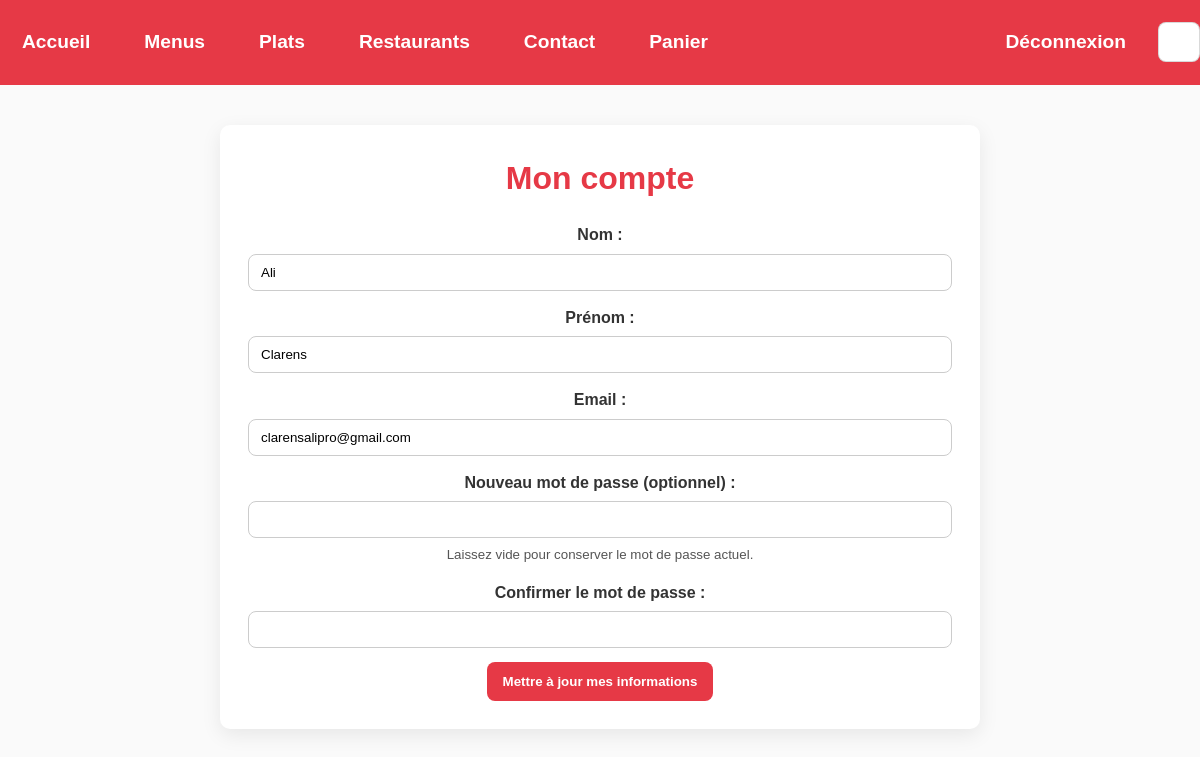
Screenshot of /index.php?controller=user&action=profile (signed in) with the database file from the repository.
### tables this page shows
CREATE TABLE `personne` (
  `Id` int(11) NOT NULL,
  `Nom` varchar(50) DEFAULT NULL,
  `Prenom` varchar(50) DEFAULT NULL,
  `DateDeNaissance` date DEFAULT NULL,
  `Adresse` varchar(50) DEFAULT NULL,
  `Ville` varchar(50) DEFAULT NULL,
  `CodePostal` int(11) DEFAULT NULL,
  `NuméroTéléphone` varchar(20) DEFAULT NULL,
  `Adressemail` varchar(50) DEFAULT NULL,
  `Role` varchar(20) DEFAULT 'client',
  `motdepasse` varchar(255) NOT NULL
);

### controllers/UserController.php (called while the page is built, shortened)
<?php
require_once 'models/User.php';
class UserController {
    public function profile() {
        $user = User::getById((int)$_SESSION['user_id']);
        require_once 'views/user/profile.php';
    }
}

### models/User.php (called while the page is built, shortened)
<?php
class User {
    private $nom;
    private $prenom;
    private $email;
    public function __construct(
        $id,
        $nom,
        $prenom,
        $email,
        $password,
        $role = 'client',
        $is_hashed = false,
        $dateNaissance = null,
        $adresse = null,
        $ville = null,
        $codePostal = null,
        $telephone = null
    ) {
        $this->nom = $nom;
        $this->prenom = $prenom;
        $this->email = $email;
    }
    public function getNom()    { return $this->nom; }
    public function getPrenom() { return $this->prenom; }
    public function getEmail()  { return $this->email; }
    public static function getById($id) {
        $db = Database::connect();
        $stmt = $db->prepare("SELECT * FROM Personne WHERE Id = :id");
        $stmt->bindParam(':id', $id, PDO::PARAM_INT);
        $stmt->execute();
        $row = $stmt->fetch(PDO::FETCH_ASSOC);
        if ($row) {
            return new User(
                $row['Id'],
                $row['Nom'],
                $row['Prenom'],
                $row['Adressemail'],
                $row['motdepasse'],
                $row['Role'],
                true,
                $row['DateDeNaissance'] ?? null,
                $row['Adresse'] ?? null,
                $row['Ville'] ?? null,
                $row['CodePostal'] ?? null,
                $row['NuméroTéléphone'] ?? null
            );
        }
        return null;
    }
}

### views/user/profile.php (the view, shortened to what this page needs)
<!DOCTYPE html>
<html lang="fr">
<head>
    <link rel="stylesheet" href="/site_restaurant_mvc_v2_correct/css/accueil.css">
</head>
<body>
    <header>
        <nav>
            <a href="index.php">Accueil</a>
            <a href="index.php?controller=menu&action=index">Menus</a>
            <a href="index.php?controller=plat&action=index">Plats</a>
            <a href="index.php?controller=restaurant&action=index">Restaurants</a>
            <a href="index.php?controller=contact&action=index">Contact</a>
            <a href="index.php?controller=panier&action=index">Panier</a>
            <a class="logout-link" href="index.php?controller=user&action=logout">Déconnexion</a>
            <a class="account-link" href="index.php?controller=user&action=profile" title="Mon compte" aria-label="Mon compte">
            </a>
        </nav>
    </header>
    <section class="profile-wrapper">
        <h2>Mon compte</h2>
        <form class="profile-form" action="index.php?controller=user&action=profile" method="POST">
            <div class="row">
                <label for="nom">Nom :</label>
                <input type="text" id="nom" name="nom" required value="<?php echo htmlspecialchars($user->getNom()); ?>">
            </div>
            <div class="row">
                <label for="prenom">Prénom :</label>
                <input type="text" id="prenom" name="prenom" required value="<?php echo htmlspecialchars($user->getPrenom()); ?>">
            </div>
            <div class="row">
                <label for="email">Email :</label>
                <input type="email" id="email" name="email" required value="<?php echo htmlspecialchars($user->getEmail()); ?>">
            </div>
            <div class="row">
                <label for="new_password">Nouveau mot de passe (optionnel) :</label>
                <input type="password" id="new_password" name="new_password"
                       pattern="(?=.*[a-z])(?=.*[A-Z])(?=.*\d)(?=.*[^\w\s]).{8,}"
                       title="Au moins 8 caractères avec majuscule, minuscule, chiffre et caractère spécial.">
                <small>Laissez vide pour conserver le mot de passe actuel.</small>
            </div>
            <div class="row">
                <label for="confirm_password">Confirmer le mot de passe :</label>
                <input type="password" id="confirm_password" name="confirm_password">
            </div>
            <button class="btn-submit" type="submit">Mettre à jour mes informations</button>
        </form>
    </section>
</body>
</html>

### css/accueil.css (style rules this page uses)
*, *::before, *::after { margin: 0; padding: 0; box-sizing: border-box; }
body { font-family: "Arial", sans-serif; margin: 0; padding: 0; background-color: #fafafa; color: #333; line-height: 1.6; }
header { background-color: #e63946; color: white; padding: 15px 0; }
header nav { display: flex; justify-content: center; gap: 20px; }
header nav a { text-decoration: none; color: white; font-weight: bold; padding: 10px 20px; border-radius: 8px; transition: background-color 0.3s ease; font-size: 1.2em; border: 2px solid transparent; }
section { padding: 40px 20px; text-align: center; }
section h2 { font-size: 2rem; margin-bottom: 20px; color: #e63946; }

### views/user/profile.php (style rules this page uses)
html, body { margin: 0; padding: 0; }
header { margin: 0; }
header nav { display: flex; align-items: center; gap: 10px; }
.logout-link { margin-left: auto; }
.account-link { display: inline-flex; align-items: center; justify-content: center; width: 40px; height: 40px; background: #ffffff; border-radius: 8px; border: 1px solid rgba(0, 0, 0, 0.15); text-decoration: none; }
.profile-wrapper { max-width: 760px; margin: 40px auto; background: #fff; border-radius: 10px; box-shadow: 0 6px 20px rgba(0,0,0,.08); padding: 28px; }
.profile-wrapper h2 { color: #e63946; margin-bottom: 18px; text-align: center; }
.profile-form .row { margin-bottom: 14px; }
.profile-form label { display: block; font-weight: 700; margin-bottom: 6px; }
.profile-form input { width: 100%; padding: 10px 12px; border: 1px solid #ccc; border-radius: 8px; }
.profile-form small { color: #555; display: block; margin-top: 6px; }
.btn-submit { background: #e63946; color: #fff; border: none; border-radius: 8px; padding: 12px 16px; font-weight: 700; cursor: pointer; }

### rows the page displays
personne: nom "Ali", prenom "Clarens", email "clarensalipro@gmail.com"
